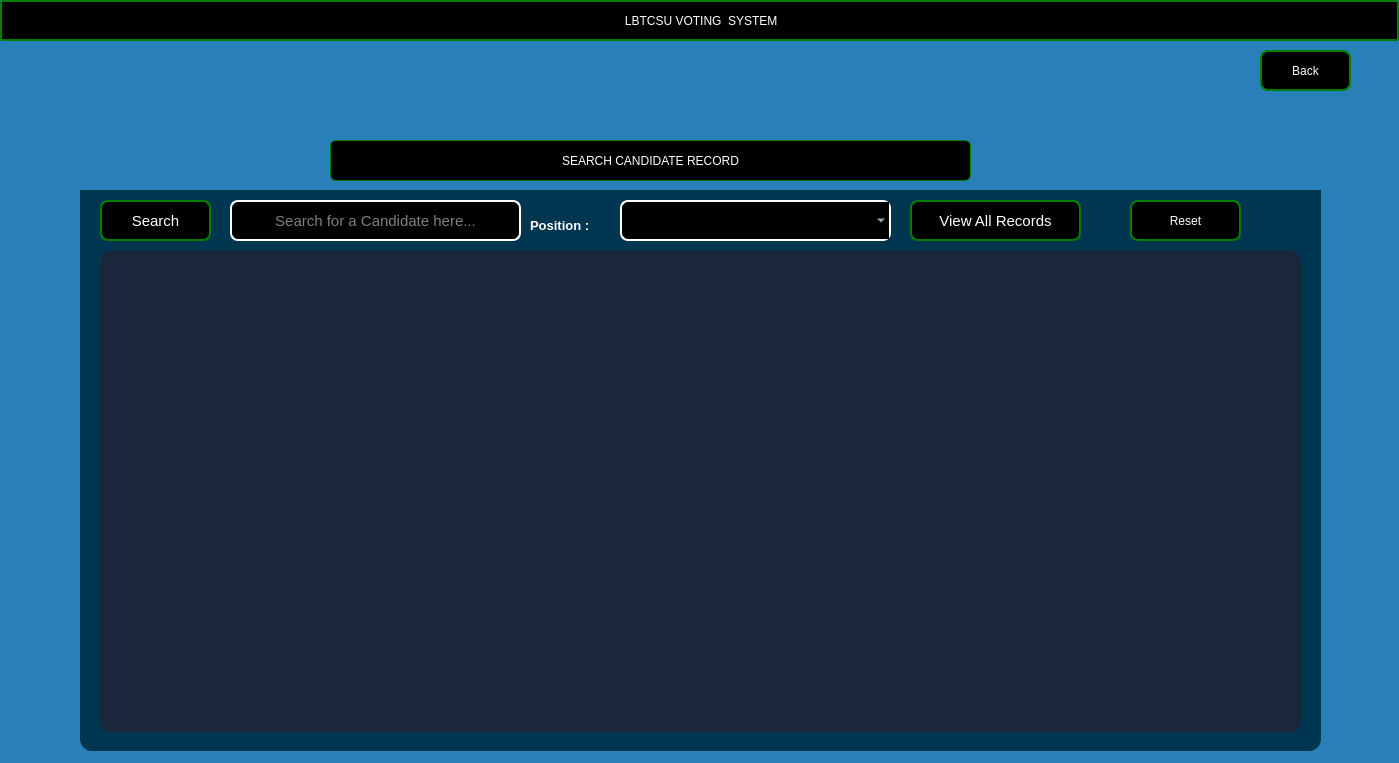
<?xml version="1.0" encoding="UTF-8"?>
<ui version="4.0">
 <class>Candidates</class>
 <widget class="QDialog" name="Candidates">
  <property name="geometry">
   <rect>
    <x>0</x>
    <y>0</y>
    <width>1399</width>
    <height>763</height>
   </rect>
  </property>
  <property name="windowTitle">
   <string>Dialog</string>
  </property>
  <property name="styleSheet">
   <string notr="true">background-color: #2980b9;</string>
  </property>
  <widget class="QFrame" name="frame_2">
   <property name="geometry">
    <rect>
     <x>80</x>
     <y>190</y>
     <width>1241</width>
     <height>561</height>
    </rect>
   </property>
   <property name="styleSheet">
    <string notr="true">QFrame{
    background-color: rgb(0, 54, 79); /* Your header color */
    border-top-left-radius: 0px;
    border-top-right-radius: 0px;
    border-bottom-left-radius: 12px;
    border-bottom-right-radius: 12px;
    color: white;
}
QTableView {
    background-color: #1B263B;
    color: #FFFFFF;
    selection-background-color: #1B98E0;
    gridline-color: #415A77;
    border-top-left-radius: 12px;
    border-top-right-radius: 12px;
    border-bottom-left-radius: 12px;
    border-bottom-right-radius: 12px;
}
QPushButton {
    background-color: #1B98E0;
    color: white;
    border-radius: 6px;
    padding: 6px 12px;
}
QLineEdit {
    background-color: #2E3A59;
    color: white;
	border-radius: 7px;
	border: 1 solid blue;
}
QComboBox {
	background-color: #2E3A59;
    color: white;
	border-radius: 7px;
	border: 1 solid blue;
}</string>
   </property>
   <property name="frameShape">
    <enum>QFrame::Shape::StyledPanel</enum>
   </property>
   <property name="frameShadow">
    <enum>QFrame::Shadow::Raised</enum>
   </property>
   <widget class="QPushButton" name="btn_search">
    <property name="geometry">
     <rect>
      <x>20</x>
      <y>10</y>
      <width>111</width>
      <height>41</height>
     </rect>
    </property>
    <property name="font">
     <font>
      <pointsize>11</pointsize>
      <italic>false</italic>
      <fontweight>Medium</fontweight>
     </font>
    </property>
    <property name="styleSheet">
     <string notr="true">    
QPushButton{
                    color: rgb(255, 255, 255);
                    border:2px solid green;
                    border-radius: 8px;
                    padding: 0 8px;
                    background-color: rgb(255, 267, 245);
                    font: 500 11pt ;
                   

}

 </string>
    </property>
    <property name="text">
     <string>Search</string>
    </property>
    <property name="checkable">
     <bool>true</bool>
    </property>
   </widget>
   <widget class="QLineEdit" name="txt_Search">
    <property name="geometry">
     <rect>
      <x>150</x>
      <y>10</y>
      <width>291</width>
      <height>41</height>
     </rect>
    </property>
    <property name="font">
     <font>
      <pointsize>11</pointsize>
      <italic>false</italic>
      <fontweight>Medium</fontweight>
     </font>
    </property>
    <property name="styleSheet">
     <string notr="true">    
QLineEdit{
                    color: rgb(255, 255, 255);
                    border:2px solid white;
                    border-radius: 8px;
                    padding: 0 8px;
                    background-color: rgb(255, 267, 245);
                    font: 500 11pt ;
                   

}

 </string>
    </property>
    <property name="alignment">
     <set>Qt::AlignmentFlag::AlignCenter</set>
    </property>
    <property name="placeholderText">
     <string>Search for a Candidate here...</string>
    </property>
   </widget>
   <widget class="QLabel" name="label">
    <property name="geometry">
     <rect>
      <x>450</x>
      <y>20</y>
      <width>81</width>
      <height>31</height>
     </rect>
    </property>
    <property name="font">
     <font>
      <pointsize>10</pointsize>
      <bold>true</bold>
     </font>
    </property>
    <property name="text">
     <string>Position :</string>
    </property>
   </widget>
   <widget class="QComboBox" name="comboBox_Position">
    <property name="geometry">
     <rect>
      <x>540</x>
      <y>10</y>
      <width>271</width>
      <height>41</height>
     </rect>
    </property>
    <property name="styleSheet">
     <string notr="true">    
QComboBox{
                    color: rgb(255, 255, 255);
                    border:2px solid white;
                    border-radius: 8px;
                    padding: 0 8px;
                    background-color: rgb(255, 267, 245);
                    font: 500 11pt ;
                   

}

 </string>
    </property>
   </widget>
   <widget class="QPushButton" name="btn_candidate_view">
    <property name="geometry">
     <rect>
      <x>830</x>
      <y>10</y>
      <width>171</width>
      <height>41</height>
     </rect>
    </property>
    <property name="font">
     <font>
      <pointsize>11</pointsize>
      <italic>false</italic>
      <fontweight>Medium</fontweight>
     </font>
    </property>
    <property name="styleSheet">
     <string notr="true">    
QPushButton{
                    color: rgb(255, 255, 255);
                    border:2px solid green;
                    border-radius: 8px;
                    padding: 0 8px;
                    background-color: rgb(255, 267, 245);
                    font: 500 11pt ;
                   

}

 </string>
    </property>
    <property name="text">
     <string>View All Records</string>
    </property>
    <property name="checkable">
     <bool>true</bool>
    </property>
   </widget>
   <widget class="QPushButton" name="btn_Reset_Candidate_Search">
    <property name="geometry">
     <rect>
      <x>1050</x>
      <y>10</y>
      <width>111</width>
      <height>41</height>
     </rect>
    </property>
    <property name="styleSheet">
     <string notr="true">   
QPushButton{
                    color: rgb(255, 255, 255);
                    border:2px solid green;
                    border-radius: 8px;
                    padding: 0 8px;
                    background-color: rgb(255, 267, 245);
                    font: 500 11pt ;
                   

}

 </string>
    </property>
    <property name="text">
     <string>Reset</string>
    </property>
    <property name="icon">
     <iconset theme="QIcon::ThemeIcon::ViewRestore"/>
    </property>
   </widget>
   <widget class="QTableWidget" name="tableWidget">
    <property name="geometry">
     <rect>
      <x>20</x>
      <y>61</y>
      <width>1201</width>
      <height>481</height>
     </rect>
    </property>
   </widget>
  </widget>
  <widget class="QPushButton" name="pushButton_2">
   <property name="geometry">
    <rect>
     <x>0</x>
     <y>0</y>
     <width>1399</width>
     <height>41</height>
    </rect>
   </property>
   <property name="styleSheet">
    <string notr="true">    
QPushButton{
                    color: rgb(255, 255, 255);
                    border:2px solid green;
                    border-radius: 1px;
                    padding: 0 8px;
                    background-color: rgb(255, 267, 245);
                    font: 500 11pt ;
                   

}

 </string>
   </property>
   <property name="text">
    <string> LBTCSU VOTING  SYSTEM</string>
   </property>
  </widget>
  <widget class="QPushButton" name="btn_Candidate_back">
   <property name="geometry">
    <rect>
     <x>1260</x>
     <y>50</y>
     <width>91</width>
     <height>41</height>
    </rect>
   </property>
   <property name="styleSheet">
    <string notr="true">    
QPushButton{
                    color: rgb(255, 255, 255);
                    border:2px solid green;
                    border-radius: 8px;
                    padding: 0 8px;
                    background-color: rgb(255, 267, 245);
                    font: 500 11pt ;
                   

}

 </string>
   </property>
   <property name="text">
    <string>Back</string>
   </property>
   <property name="icon">
    <iconset theme="QIcon::ThemeIcon::GoHome"/>
   </property>
  </widget>
  <widget class="QPushButton" name="StudentRegistration_2">
   <property name="geometry">
    <rect>
     <x>330</x>
     <y>140</y>
     <width>641</width>
     <height>41</height>
    </rect>
   </property>
   <property name="styleSheet">
    <string notr="true">     
QPushButton{
                    color: rgb(255, 255, 255);
                    border:1px solid green;
                    border-radius: 6px;
                    padding: 0 8px;
                    background-color: rgb(255, 267, 245);
                    font: 500 11pt ;
                   

}

 </string>
   </property>
   <property name="text">
    <string>SEARCH CANDIDATE RECORD</string>
   </property>
  </widget>
 </widget>
 <resources/>
 <connections/>
</ui>
